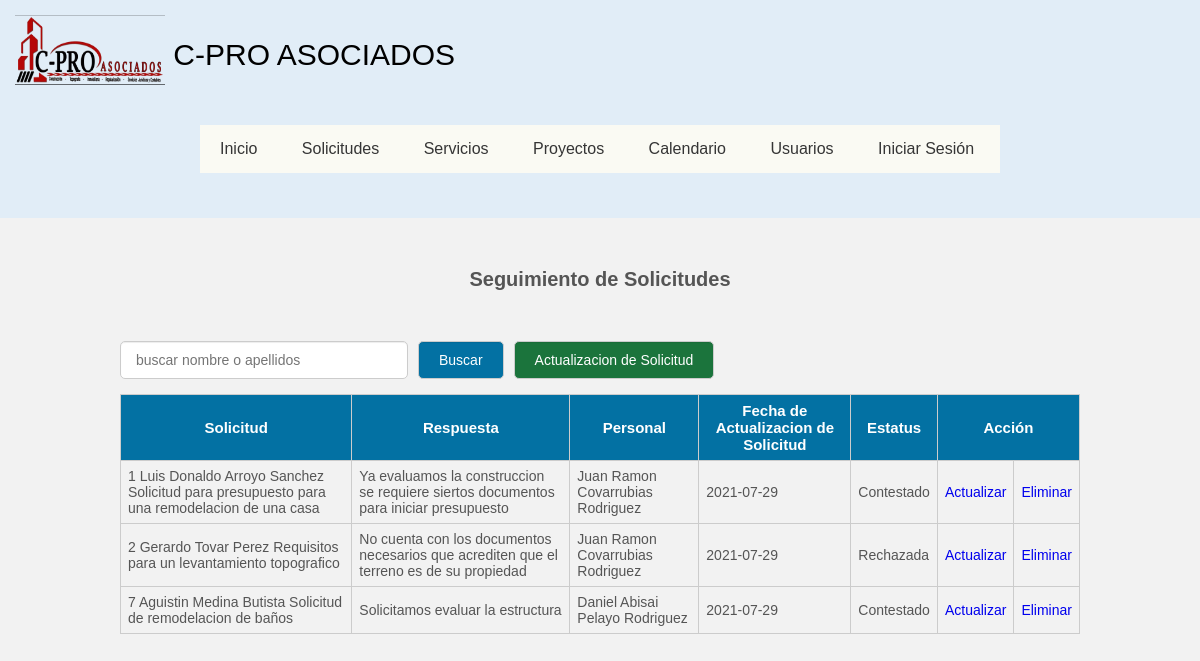
Screenshot of /Administrador/respuesta_solicitud.php with the database file from the repository.
### tables this page shows
CREATE TABLE `respuesta_solicitud` (
  `id_respuesta` int(11) NOT NULL,
  `id_solicitud` int(11) NOT NULL,
  `respuesta` varchar(450) NOT NULL,
  `fechactualizacion` date NOT NULL,
  `idusuarios` int(11) NOT NULL,
  `estatus` varchar(50) NOT NULL
);

### Administrador/respuesta_solicitud.php (the view, shortened to what this page needs)
<?php
    include_once 'conexion.php';
?>
<!DOCTYPE html>
<html lang="en">
<head>
	<link rel="stylesheet" href="css/estilos.css">
    <link rel="stylesheet" href="css/personalestilos.css">
</head>
<body>
	<header>
		<div class="logo">
				<a href="#"><img src="img/logo.png" width="150" alt=""></a>
				<a href="#">C-PRO ASOCIADOS</a>
			</div>
		<nav class="navegacion">
			<ul class="menu">
				<li><a href="index.php">Inicio</a>
				</li>
				<li><a href="informacion.php">Solicitudes</a>
				</li>
				<li><a href="servicios.html">Servicios</a></li>
				<li><a href="proyectos.php">Proyectos</a>
				</li>
				<li><a href="indexcalend.php">Calendario</a>
				</li>
				<li><a href="usuarios.php">Usuarios</a>
				</li>
				<li><a href="login_usuario.php">Iniciar Sesión</a>
				</li>
			</ul>
		</nav>
	</header>
	<div class="contenedor">
		<h2>Seguimiento de Solicitudes</h2>
		<div class="barra__buscador">
			<form action="" class="formulario" method="post">
				<input type="text" name="buscar" placeholder="buscar nombre o apellidos"
				value="<?php if(isset($buscar_text)) echo $buscar_text; ?>" class="input__text">
				<input type="submit" class="btn" name="btn_buscar" value="Buscar">
				<a href="actulizacion.php" class="btn btn__nuevo">Actualizacion de Solicitud</a>
			</form>
			<table>
				<tr class="head">
					<td>Solicitud</td>
					<td>Respuesta</td>
					<td>Personal</td>
					<td>Fecha de Actualizacion de Solicitud</td>
					<td>Estatus</td>
					<td colspan="2">Acción</td>
				</tr>
				<?php
				$query="SELECT respuesta.id_respuesta, respuesta.respuesta, respuesta.fechactualizacion, respuesta.estatus,
				CONCAT(solicitud.id_solicitud,' ', solicitud.nombre, ' ', solicitud.apellidos,' ', solicitud.descripcion) as nombresolicitud,
				CONCAT(usuario.nombre, ' ', usuario.apellidos) as nombreusuario
				FROM respuesta_solicitud respuesta
				INNER JOIN solicitud solicitud ON respuesta.id_solicitud = solicitud.id_solicitud
				INNER JOIN usuarios usuario ON respuesta.idusuarios = usuario.idusuarios";
				if(!$consulta=$con->query($query) ){
				}else{
					while($fila=$consulta->fetch(PDO::FETCH_ASSOC))
					{
						?>
						<tr>
							<td><?php echo $fila['nombresolicitud'];?></td>
							<td><?php echo $fila['respuesta'];?></td>
							<td><?php echo $fila['nombreusuario'];?></td>
							<td><?php echo $fila['fechactualizacion'];?></td>
							<td><?php echo $fila['estatus'];?></td>
							<td><a href="updaterespuesta.php?id_respuesta=<?php echo $fila['id_respuesta'];?>" class="btn btn_update">Actualizar</a></td>
							<td><a href="deleterespuesta.php?id_respuesta=<?php echo $fila['id_respuesta'];?>" class="btn btn_delete">Eliminar</a></td>
						</tr>
						<?php
					}
				}
				?>
			</table>
		</div>
	</div>
</body>
</html>

### Administrador/css/estilos.css (style rules this page uses)
* { margin:0; padding: 0; -webkit-box-sizing:border-box; -moz-box-sizing: border-box; box-sizing: border-box; }
body { background:#FDFCF8; }
header { background: #E1EDF7; width: 100%; padding: 15px; display: flex; justify-content: space-between; align-items: center; flex-direction: row; flex-wrap: wrap; }
header .logo { color: #fff; font-size: 30px }
header .logo img { width: 150px; height: 70px; vertical-align: top; }
header .logo a { color: black; text-decoration: none; line-height: 80px; }
.navegacion { width: 800px; margin: 30px auto; background: #FAFAF3; }
.navegacion ul { list-style: none; }
.menu > li { display: inline-block; }
.menu > li > a { display: block; padding: 15px 20px; color: #353535; font-family: sans-serif; text-decoration: none; text-align: center; }

### Administrador/css/personalestilos.css (style rules this page uses)
* { padding: 0; margin: 0px; box-sizing: border-box; }
body { font-family: 'Arial',sans-serif; font-size: 16px; background: #f2f2f2; }
a { text-decoration: none; }
.contenedor { width: 80%; max-width: 1000px; margin: 30px auto; overflow: hidden; }
h2 { display: block; margin-top: 20px; margin-bottom: 20px; text-align: center; font-size: 20px; font-family: 'Arial', sans-serif; font-weight: bold; color: #555; }
.barra__buscador { width: 100%; margin-top: 50px; margin-bottom: 10px; }
.formulario { display: flex; width: 100%; overflow: hidden; }
form .input__text { width: 100%; border: 1px solid #ccc; border-radius: 5px; box-shadow: 0 1px 1px rgba(0, 0, 0, 0.075) inset; color: #848688; display: block; font-size: 14px; margin-bottom: 15px; padding: 10px 15px; max-width: 30%; margin-right: 10px; outline: medium none; }
form .btn { border: 1px solid #ccc; border-radius: 5px; box-shadow: 0 1px 1px rgba(0, 0, 0, 0.075) inset; color: #fff; display: block; font-size: 14px; background: rgb(3, 113, 163); margin-bottom: 15px; padding: 10px 20px; margin-right: 10px; outline: medium none; cursor: pointer; }
.btn__nuevo { float: right; background: #1b743c !important; }
table { width: 100%; border-collapse: collapse; }
table .head { background: rgb(3, 113, 163); }
table .head td { color: #fff; font-family: 'Arial',sans-serif; font-weight: bold; font-size: 15px; text-align: center; }
table tr td { border:1px solid #ccc; padding: 7px; font-size: 14px; color: #555; }

### rows the page displays
respuesta_solicitud: nombresolicitud "1 Luis Donaldo Arroyo Sanchez Solicitud para presupuesto para una remodelacion de una casa", respuesta "Ya evaluamos la construccion se requiere siertos documentos para iniciar presupuesto", nombreusuario "Juan Ramon Covarrubias Rodriguez", fechactualizacion "2021-07-29", estatus "Contestado"
respuesta_solicitud: nombresolicitud "2 Gerardo Tovar Perez Requisitos para un levantamiento topografico", respuesta "No cuenta con los documentos necesarios que acrediten que el terreno es de su propiedad", nombreusuario "Juan Ramon Covarrubias Rodriguez", fechactualizacion "2021-07-29", estatus "Rechazada"
respuesta_solicitud: nombresolicitud "7 Aguistin Medina Butista Solicitud de remodelacion de baños", respuesta "Solicitamos evaluar la estructura", nombreusuario "Daniel Abisai Pelayo Rodriguez", fechactualizacion "2021-07-29", estatus "Contestado"
